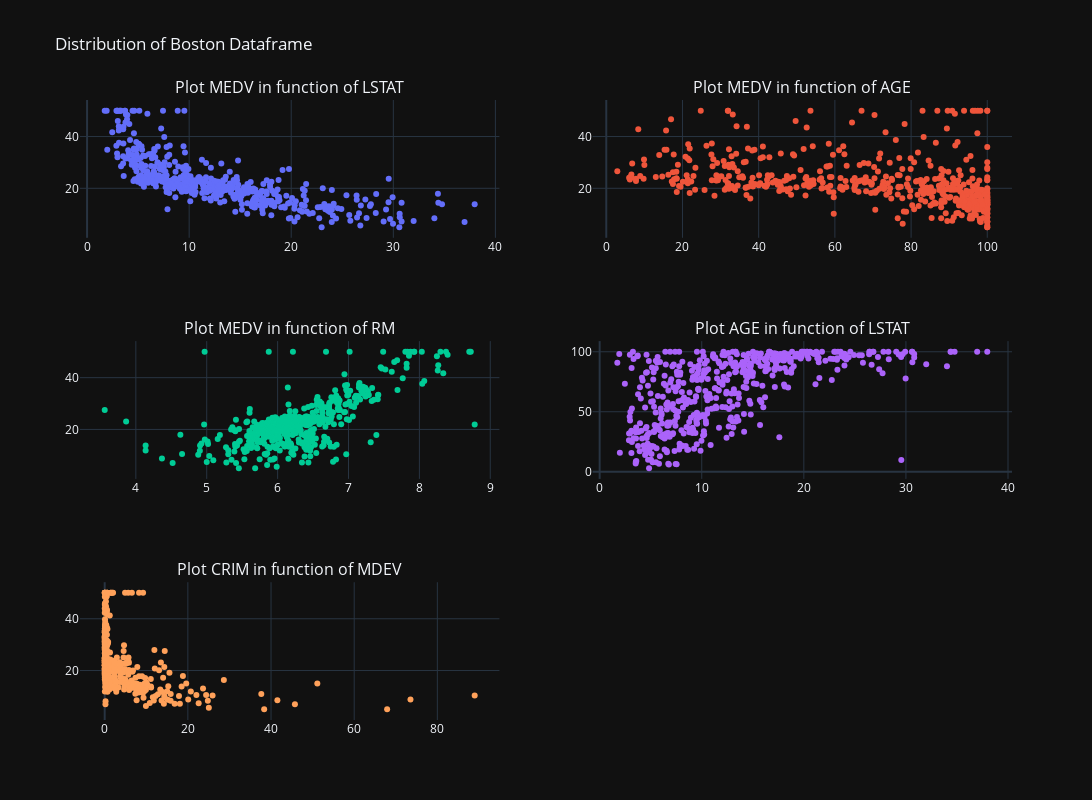

Source (notebook cell):
### Code cell
fig=make_subplots(rows=3,cols=2,subplot_titles=['Plot MEDV in function of LSTAT',
                                                'Plot MEDV in function of AGE',
                                                'Plot MEDV in function of RM',
                                                'Plot AGE in function of LSTAT',
                                                'Plot CRIM in function of MDEV'])
fig.add_trace(go.Scatter(x=boston_dataframe['LSTAT'], y=boston_dataframe['MDEV'], mode='markers'), row=1, col=1)
fig.add_trace(go.Scatter(x=boston_dataframe['AGE'], y=boston_dataframe['MDEV'], mode='markers'), row=1, col=2)
fig.add_trace(go.Scatter(x=boston_dataframe['RM'], y=boston_dataframe['MDEV'], mode='markers'), row=2, col=1)
fig.add_trace(go.Scatter(x=boston_dataframe['LSTAT'], y=boston_dataframe['AGE'], mode='markers'), row=2, col=2)
fig.add_trace(go.Scatter(x=boston_dataframe['CRIM'], y=boston_dataframe['MDEV'], mode='markers'), row=3, col=1)
    
fig.update_layout(height=800, width=1200, title="Distribution of Boston Dataframe",showlegend=False)
fig.show()

### Figure 1 — Plotly figure (JSON) as saved in the notebook; plotly's stock layout.template omitted (floating-point values rounded to 4 significant figures; data arrays with more than 128 entries replaced by an {"elided": "..."} marker saying what was removed)
{"data": [{"mode": "markers", "x": {"elided": "506 float values"}, "y": {"elided": "506 float values"}, "type": "scatter", "xaxis": "x", "yaxis": "y"}, {"mode": "markers", "x": {"elided": "506 float values"}, "y": {"elided": "506 float values"}, "type": "scatter", "xaxis": "x2", "yaxis": "y2"}, {"mode": "markers", "x": {"elided": "506 float values"}, "y": {"elided": "506 float values"}, "type": "scatter", "xaxis": "x3", "yaxis": "y3"}, {"mode": "markers", "x": {"elided": "506 float values"}, "y": {"elided": "506 float values"}, "type": "scatter", "xaxis": "x4", "yaxis": "y4"}, {"mode": "markers", "x": {"elided": "506 float values"}, "y": {"elided": "506 float values"}, "type": "scatter", "xaxis": "x5", "yaxis": "y5"}], "layout": {"xaxis": {"anchor": "y", "domain": [0.0, 0.45]}, "yaxis": {"anchor": "x", "domain": [0.7778, 1.0]}, "xaxis2": {"anchor": "y2", "domain": [0.55, 1.0]}, "yaxis2": {"anchor": "x2", "domain": [0.7778, 1.0]}, "xaxis3": {"anchor": "y3", "domain": [0.0, 0.45]}, "yaxis3": {"anchor": "x3", "domain": [0.3889, 0.6111]}, "xaxis4": {"anchor": "y4", "domain": [0.55, 1.0]}, "yaxis4": {"anchor": "x4", "domain": [0.3889, 0.6111]}, "xaxis5": {"anchor": "y5", "domain": [0.0, 0.45]}, "yaxis5": {"anchor": "x5", "domain": [0.0, 0.2222]}, "xaxis6": {"anchor": "y6", "domain": [0.55, 1.0]}, "yaxis6": {"anchor": "x6", "domain": [0.0, 0.2222]}, "annotations": [{"font": {"size": 16}, "showarrow": false, "text": "Plot MEDV in function of LSTAT", "x": 0.225, "xanchor": "center", "xref": "paper", "y": 1.0, "yanchor": "bottom", "yref": "paper"}, {"font": {"size": 16}, "showarrow": false, "text": "Plot MEDV in function of AGE", "x": 0.775, "xanchor": "center", "xref": "paper", "y": 1.0, "yanchor": "bottom", "yref": "paper"}, {"font": {"size": 16}, "showarrow": false, "text": "Plot MEDV in function of RM", "x": 0.225, "xanchor": "center", "xref": "paper", "y": 0.6111, "yanchor": "bottom", "yref": "paper"}, {"font": {"size": 16}, "showarrow": false, "text": "Plot AGE in function of LSTAT", "x": 0.775, "xanchor": "center", "xref": "paper", "y": 0.6111, "yanchor": "bottom", "yref": "paper"}, {"font": {"size": 16}, "showarrow": false, "text": "Plot CRIM in function of MDEV", "x": 0.225, "xanchor": "center", "xref": "paper", "y": 0.2222, "yanchor": "bottom", "yref": "paper"}], "height": 800, "width": 1200, "title": {"text": "Distribution of Boston Dataframe"}, "showlegend": false}}
